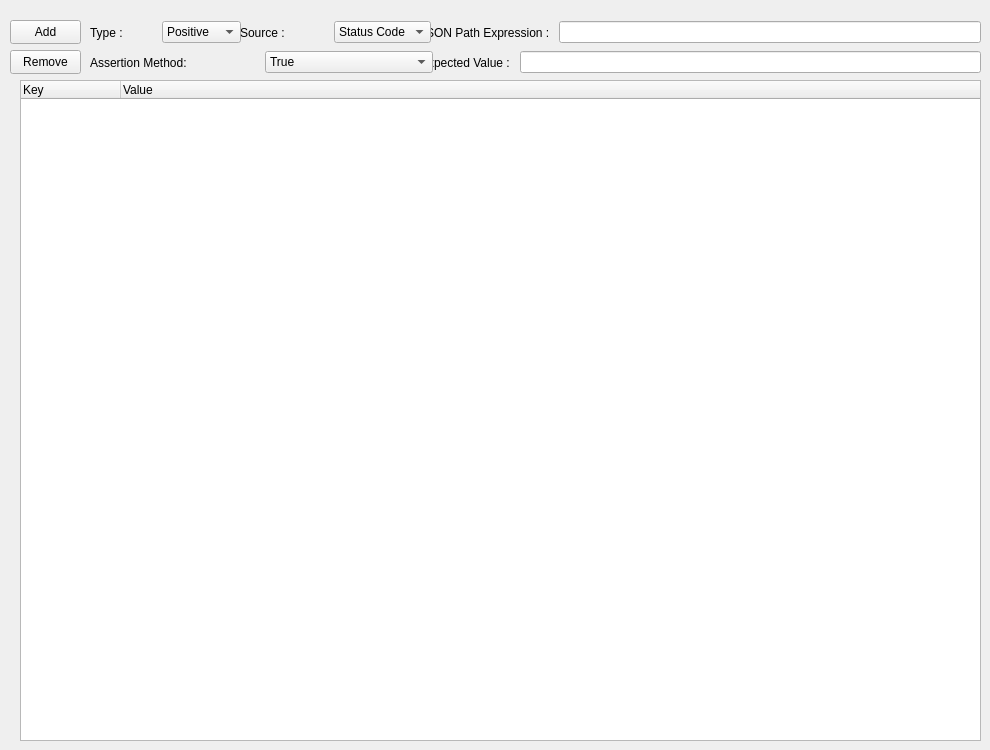
     <widget class="QWidget" name="tab_4">
      <attribute name="title">
       <string>Assertion</string>
      </attribute>
      <widget class="QPushButton" name="btn_add_assertion_rule_2">
       <property name="geometry">
        <rect>
         <x>10</x>
         <y>20</y>
         <width>71</width>
         <height>24</height>
        </rect>
       </property>
       <property name="text">
        <string>Add</string>
       </property>
      </widget>
      <widget class="QPushButton" name="btn_remove_assertion_rule_2">
       <property name="geometry">
        <rect>
         <x>10</x>
         <y>50</y>
         <width>71</width>
         <height>24</height>
        </rect>
       </property>
       <property name="text">
        <string>Remove</string>
       </property>
      </widget>
      <widget class="QWidget" name="layoutWidget_4">
       <property name="geometry">
        <rect>
         <x>90</x>
         <y>20</y>
         <width>151</width>
         <height>25</height>
        </rect>
       </property>
       <layout class="QHBoxLayout" name="horizontalLayout_13">
        <item>
         <widget class="QLabel" name="label_assertion_type_5">
          <property name="text">
           <string>Type :</string>
          </property>
         </widget>
        </item>
        <item>
         <widget class="QComboBox" name="comboBox_assertion_type_2">
          <item>
           <property name="text">
            <string>Positive</string>
           </property>
          </item>
          <item>
           <property name="text">
            <string>Negative</string>
           </property>
          </item>
         </widget>
        </item>
       </layout>
      </widget>
      <widget class="QWidget" name="layoutWidget_6">
       <property name="geometry">
        <rect>
         <x>420</x>
         <y>50</y>
         <width>561</width>
         <height>25</height>
        </rect>
       </property>
       <layout class="QHBoxLayout" name="horizontalLayout_7">
        <item>
         <widget class="QLabel" name="label_8">
          <property name="text">
           <string>Expected Value : </string>
          </property>
         </widget>
        </item>
        <item>
         <widget class="QLineEdit" name="textbox_assertion_rule_expected_value_2"/>
        </item>
       </layout>
      </widget>
      <widget class="QWidget" name="layoutWidget_8">
       <property name="geometry">
        <rect>
         <x>420</x>
         <y>20</y>
         <width>561</width>
         <height>25</height>
        </rect>
       </property>
       <layout class="QHBoxLayout" name="horizontalLayout_14">
        <item>
         <widget class="QLabel" name="label_9">
          <property name="text">
           <string>JSON Path Expression : </string>
          </property>
         </widget>
        </item>
        <item>
         <widget class="QLineEdit" name="textbox_assertion_rule_expression_2"/>
        </item>
       </layout>
      </widget>
      <widget class="QTreeWidget" name="table_assertion_rule_2">
       <property name="geometry">
        <rect>
         <x>20</x>
         <y>80</y>
         <width>961</width>
         <height>661</height>
        </rect>
       </property>
       <column>
        <property name="text">
         <string>Key</string>
        </property>
       </column>
       <column>
        <property name="text">
         <string>Value</string>
        </property>
       </column>
      </widget>
      <widget class="QWidget" name="layoutWidget_9">
       <property name="geometry">
        <rect>
         <x>240</x>
         <y>20</y>
         <width>191</width>
         <height>25</height>
        </rect>
       </property>
       <layout class="QHBoxLayout" name="horizontalLayout_15">
        <item>
         <widget class="QLabel" name="label_assertion_type_6">
          <property name="text">
           <string>Source :</string>
          </property>
         </widget>
        </item>
        <item>
         <widget class="QComboBox" name="comboBox_assertion_source_2">
          <item>
           <property name="text">
            <string>Status Code</string>
           </property>
          </item>
          <item>
           <property name="text">
            <string>Body</string>
           </property>
          </item>
          <item>
           <property name="text">
            <string>Header</string>
           </property>
          </item>
         </widget>
        </item>
       </layout>
      </widget>
      <widget class="QWidget" name="layoutWidget_10">
       <property name="geometry">
        <rect>
         <x>90</x>
         <y>50</y>
         <width>343</width>
         <height>25</height>
        </rect>
       </property>
       <layout class="QHBoxLayout" name="horizontalLayout_16">
        <item>
         <widget class="QLabel" name="label_assertion_type_7">
          <property name="text">
           <string>Assertion Method:</string>
          </property>
         </widget>
        </item>
        <item>
         <widget class="QComboBox" name="comboBox_assertion_method_2">
          <property name="maximumSize">
           <size>
            <width>16777215</width>
            <height>16777215</height>
           </size>
          </property>
          <item>
           <property name="text">
            <string>True</string>
           </property>
          </item>
          <item>
           <property name="text">
            <string>False</string>
           </property>
          </item>
          <item>
           <property name="text">
            <string>None / Null</string>
           </property>
          </item>
          <item>
           <property name="text">
            <string>&gt;</string>
           </property>
          </item>
          <item>
           <property name="text">
            <string>&lt;</string>
           </property>
          </item>
          <item>
           <property name="text">
            <string>==</string>
           </property>
          </item>
          <item>
           <property name="text">
            <string>&gt;=</string>
           </property>
          </item>
          <item>
           <property name="text">
            <string>&lt;=</string>
           </property>
          </item>
          <item>
           <property name="text">
            <string>Should Be Contain</string>
           </property>
          </item>
          <item>
           <property name="text">
            <string>Should Not Be Contain</string>
           </property>
          </item>
          <item>
           <property name="text">
            <string>Should Be 0</string>
           </property>
          </item>
          <item>
           <property name="text">
            <string>Should Be String</string>
           </property>
          </item>
          <item>
           <property name="text">
            <string>Should Be Number</string>
           </property>
          </item>
          <item>
           <property name="text">
            <string>Should Be Equal</string>
           </property>
          </item>
         </widget>
        </item>
       </layout>
      </widget>
     </widget>
